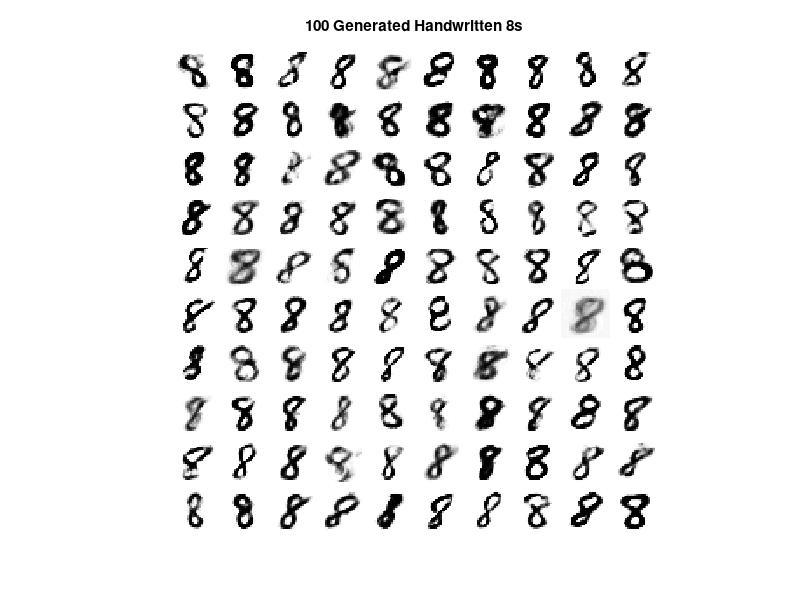

This figure's MATLAB source:
function problem21_generate_eights()
    % Load the generative model data
    load('data21.mat');
    %we initialize a seed at a specific value so htat the code is
    %reproducable
    rng(42);
    
    % Allocate space for 100 images
    generated_images = zeros(28, 28, 100);
    
    % Generate 100 realisations with the model
    for i = 1:100
        % Random in using the seed we chose before)
        Z = randn(10, 1);
        
        % First layer 
        W1 = A_1 * Z + B_1;
        Z1 = max(W1, 0);  % ReLU
        
        % Second layer
        W2 = A_2 * Z1 + B_2;
        X = 1 ./ (1 + exp(W2));  % Sigmoid 
        
        %Generate the final 28X28 image
        generated_images(:,:,i) = reshape(X, 28, 28);
    end
    
    % Create a 10x10 montage 
    montage_image = zeros(280, 280);
    for row = 1:10
        %print the images onmto the plot
        for col = 1:10
            idx = (row-1)*10 + col;
            montage_image((row-1)*28+1:row*28, (col-1)*28+1:col*28) = generated_images(:,:,idx);
        end
    end
    
    % Display 
    figure;
    imshow(montage_image, []);
    title('100 Generated Handwritten 8s');
    imwrite(montage_image, 'generated_eights_montage.png');
end